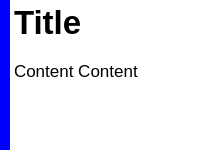
<?xml version="1.0" encoding="UTF-8"?>
<ui version="4.0">
 <class>ArticleButton</class>
 <widget class="QWidget" name="ArticleButton">
  <property name="geometry">
   <rect>
    <x>0</x>
    <y>0</y>
    <width>200</width>
    <height>150</height>
   </rect>
  </property>
  <property name="sizePolicy">
   <sizepolicy hsizetype="Fixed" vsizetype="Maximum">
    <horstretch>0</horstretch>
    <verstretch>0</verstretch>
   </sizepolicy>
  </property>
  <property name="minimumSize">
   <size>
    <width>200</width>
    <height>100</height>
   </size>
  </property>
  <property name="maximumSize">
   <size>
    <width>200</width>
    <height>300</height>
   </size>
  </property>
  <property name="windowTitle">
   <string>Form</string>
  </property>
  <property name="styleSheet">
   <string notr="true">background-color: white </string>
  </property>
  <layout class="QGridLayout" name="gridLayout_2">
   <property name="leftMargin">
    <number>0</number>
   </property>
   <property name="topMargin">
    <number>0</number>
   </property>
   <property name="rightMargin">
    <number>0</number>
   </property>
   <property name="bottomMargin">
    <number>0</number>
   </property>
   <property name="spacing">
    <number>0</number>
   </property>
   <item row="0" column="1">
    <widget class="QFrame" name="articleFrame">
     <property name="enabled">
      <bool>true</bool>
     </property>
     <property name="sizePolicy">
      <sizepolicy hsizetype="Fixed" vsizetype="Preferred">
       <horstretch>0</horstretch>
       <verstretch>0</verstretch>
      </sizepolicy>
     </property>
     <property name="minimumSize">
      <size>
       <width>0</width>
       <height>200</height>
      </size>
     </property>
     <property name="maximumSize">
      <size>
       <width>190</width>
       <height>300</height>
      </size>
     </property>
     <property name="frameShape">
      <enum>QFrame::NoFrame</enum>
     </property>
     <property name="frameShadow">
      <enum>QFrame::Raised</enum>
     </property>
     <layout class="QVBoxLayout" name="verticalLayout">
      <property name="leftMargin">
       <number>0</number>
      </property>
      <property name="topMargin">
       <number>0</number>
      </property>
      <property name="rightMargin">
       <number>0</number>
      </property>
      <property name="bottomMargin">
       <number>0</number>
      </property>
      <item>
       <widget class="QTextEdit" name="articleTitle">
        <property name="enabled">
         <bool>false</bool>
        </property>
        <property name="sizePolicy">
         <sizepolicy hsizetype="Preferred" vsizetype="Preferred">
          <horstretch>0</horstretch>
          <verstretch>0</verstretch>
         </sizepolicy>
        </property>
        <property name="minimumSize">
         <size>
          <width>0</width>
          <height>30</height>
         </size>
        </property>
        <property name="maximumSize">
         <size>
          <width>16777215</width>
          <height>100</height>
         </size>
        </property>
        <property name="font">
         <font>
          <family>Helvetica</family>
          <pointsize>14</pointsize>
          <weight>75</weight>
          <bold>true</bold>
         </font>
        </property>
        <property name="frameShape">
         <enum>QFrame::NoFrame</enum>
        </property>
        <property name="verticalScrollBarPolicy">
         <enum>Qt::ScrollBarAlwaysOff</enum>
        </property>
        <property name="horizontalScrollBarPolicy">
         <enum>Qt::ScrollBarAlwaysOff</enum>
        </property>
        <property name="sizeAdjustPolicy">
         <enum>QAbstractScrollArea::AdjustIgnored</enum>
        </property>
        <property name="readOnly">
         <bool>true</bool>
        </property>
        <property name="html">
         <string>&lt;!DOCTYPE HTML PUBLIC &quot;-//W3C//DTD HTML 4.0//EN&quot; &quot;http://www.w3.org/TR/REC-html40/strict.dtd&quot;&gt;
&lt;html&gt;&lt;head&gt;&lt;meta name=&quot;qrichtext&quot; content=&quot;1&quot; /&gt;&lt;style type=&quot;text/css&quot;&gt;
p, li { white-space: pre-wrap; }
&lt;/style&gt;&lt;/head&gt;&lt;body style=&quot; font-family:'Helvetica'; font-size:14pt; font-weight:600; font-style:normal;&quot;&gt;
&lt;p style=&quot; margin-top:0px; margin-bottom:0px; margin-left:0px; margin-right:0px; -qt-block-indent:0; text-indent:0px;&quot;&gt;&lt;span style=&quot; font-family:'.SF NS Text'; font-size:25pt; color:#000000;&quot;&gt;Title&lt;/span&gt;&lt;/p&gt;
&lt;p style=&quot;-qt-paragraph-type:empty; margin-top:0px; margin-bottom:0px; margin-left:0px; margin-right:0px; -qt-block-indent:0; text-indent:0px; font-family:'.SF NS Text'; font-size:13pt; font-weight:400; color:#000000;&quot;&gt;&lt;br /&gt;&lt;/p&gt;&lt;/body&gt;&lt;/html&gt;</string>
        </property>
        <property name="textInteractionFlags">
         <set>Qt::NoTextInteraction</set>
        </property>
        <property name="placeholderText">
         <string notr="true">asdasd</string>
        </property>
       </widget>
      </item>
      <item>
       <widget class="QTextEdit" name="articleContent">
        <property name="enabled">
         <bool>false</bool>
        </property>
        <property name="sizePolicy">
         <sizepolicy hsizetype="Minimum" vsizetype="Maximum">
          <horstretch>0</horstretch>
          <verstretch>0</verstretch>
         </sizepolicy>
        </property>
        <property name="minimumSize">
         <size>
          <width>0</width>
          <height>50</height>
         </size>
        </property>
        <property name="maximumSize">
         <size>
          <width>16777215</width>
          <height>200</height>
         </size>
        </property>
        <property name="font">
         <font>
          <family>Helvetica</family>
         </font>
        </property>
        <property name="frameShape">
         <enum>QFrame::NoFrame</enum>
        </property>
        <property name="verticalScrollBarPolicy">
         <enum>Qt::ScrollBarAlwaysOff</enum>
        </property>
        <property name="horizontalScrollBarPolicy">
         <enum>Qt::ScrollBarAlwaysOff</enum>
        </property>
        <property name="readOnly">
         <bool>true</bool>
        </property>
        <property name="html">
         <string>&lt;!DOCTYPE HTML PUBLIC &quot;-//W3C//DTD HTML 4.0//EN&quot; &quot;http://www.w3.org/TR/REC-html40/strict.dtd&quot;&gt;
&lt;html&gt;&lt;head&gt;&lt;meta name=&quot;qrichtext&quot; content=&quot;1&quot; /&gt;&lt;style type=&quot;text/css&quot;&gt;
p, li { white-space: pre-wrap; }
&lt;/style&gt;&lt;/head&gt;&lt;body style=&quot; font-family:'Helvetica'; font-size:13pt; font-weight:400; font-style:normal;&quot;&gt;
&lt;p style=&quot; margin-top:0px; margin-bottom:0px; margin-left:0px; margin-right:0px; -qt-block-indent:0; text-indent:0px;&quot;&gt;&lt;span style=&quot; font-family:'.SF NS Text'; color:#000000;&quot;&gt;Content Content&lt;/span&gt;&lt;/p&gt;
&lt;p style=&quot;-qt-paragraph-type:empty; margin-top:0px; margin-bottom:0px; margin-left:0px; margin-right:0px; -qt-block-indent:0; text-indent:0px; font-family:'.SF NS Text'; color:#000000;&quot;&gt;&lt;br /&gt;&lt;/p&gt;&lt;/body&gt;&lt;/html&gt;</string>
        </property>
       </widget>
      </item>
     </layout>
    </widget>
   </item>
   <item row="0" column="0">
    <widget class="QFrame" name="selectedBar">
     <property name="sizePolicy">
      <sizepolicy hsizetype="Fixed" vsizetype="Expanding">
       <horstretch>0</horstretch>
       <verstretch>0</verstretch>
      </sizepolicy>
     </property>
     <property name="minimumSize">
      <size>
       <width>10</width>
       <height>50</height>
      </size>
     </property>
     <property name="maximumSize">
      <size>
       <width>16777215</width>
       <height>16777214</height>
      </size>
     </property>
     <property name="styleSheet">
      <string notr="true">background-color: blue</string>
     </property>
     <property name="frameShape">
      <enum>QFrame::NoFrame</enum>
     </property>
     <property name="frameShadow">
      <enum>QFrame::Raised</enum>
     </property>
    </widget>
   </item>
  </layout>
 </widget>
 <resources/>
 <connections/>
</ui>
